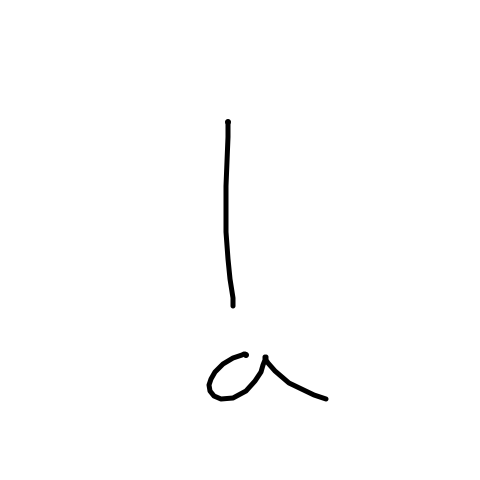
#> input picture Etapa_2/sitelen-pona-handwritten-png-samples/a/a-1665507941.png, 480 x 480 px; its folder holds 3 pictures in this run
$ python prepare.py
#> lines starting #> are read from the running program, lines starting #| are printed output that depends on the picture
"""Preprocesa las imágenes del dataset y genera las particiones train/val/test."""

import argparse
import csv
import json
import re
from pathlib import Path

import numpy as np
from PIL import Image
from sklearn.model_selection import StratifiedGroupKFold

ETAPA2 = Path(__file__).resolve().parents[1]
RAW_DIR = ETAPA2 / "sitelen-pona-handwritten-png-samples"
OUT_DIR = ETAPA2 / "data" / "processed"

SEED = 42
INK_THRESHOLD = 32      # valor mínimo para contar un píxel como tinta al recortar
MARGIN = 0.10           # margen alrededor del glifo
MAX_INK_FRAC = 0.45     # más tinta que esto es una mancha
SESSION_GAP = 300       # segundos sin envíos para considerar que empieza otra sesión
HASH_SIZE = 16

# distancia <= 2 son la misma imagen enviada dos veces.
DUP_MAX_DIST = 2
N_FOLDS = 20            # 3 folds test, 3 val, 14 train = 15/15/70


def list_samples(raw_dir):
    samples = []
    for class_dir in sorted(raw_dir.iterdir()):
        if not class_dir.is_dir() or class_dir.name.startswith(("~", ".")):
            continue
        subclase = class_dir.name
        clase = re.sub(r"_\d+$", "", subclase)
        for png in sorted(class_dir.glob("*.png")):
            samples.append({
                "id": f"{subclase}/{png.stem}",
                "path": png,
                "subclase": subclase,
                "clase": clase,
                "timestamp": int(png.stem.rsplit("-", 1)[1]),
            })
#> pass 2 of the loop in list_samples, `for class_dir in sorted(raw_dir.iterdir()):`:
    return samples


def load_square(path):
    """Recorta el glifo y lo centra en un cuadrado, con la tinta en 255."""
    ink = np.array(Image.open(path).convert("RGBA"))[..., 3]
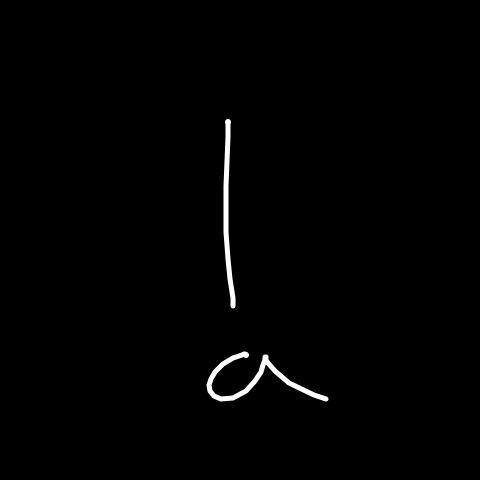
#> ink: shape (480, 480); min 0, max 255, mean 2.3
    rows = np.flatnonzero((ink > INK_THRESHOLD).any(axis=1))
#> rows = 241 values from 119 to 401
    cols = np.flatnonzero((ink > INK_THRESHOLD).any(axis=0))
#> cols = 123 values from 206 to 328
    if rows.size == 0:
        return None
    ink = ink[rows[0]:rows[-1] + 1, cols[0]:cols[-1] + 1]
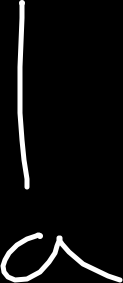
#> ink: shape (283, 123); min 0, max 255, mean 14.9
    h, w = ink.shape
#> h = 283; w = 123
    side = int(max(h, w) * (1 + 2 * MARGIN))
#> side = 339
    canvas = np.zeros((side, side), dtype=np.uint8)
    top, left = (side - h) // 2, (side - w) // 2
#> top = 28; left = 108
    canvas[top:top + h, left:left + w] = ink
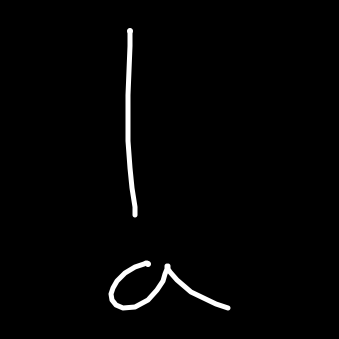
#> canvas: shape (339, 339); min 0, max 255, mean 4.5
    return canvas


def resize(square, size):
    return np.array(Image.fromarray(square).resize((size, size), Image.LANCZOS))


def dhash(square):
    small = np.array(Image.fromarray(square).resize((HASH_SIZE + 1, HASH_SIZE), Image.LANCZOS),
                     dtype=np.int16)
    return (small[:, 1:] > small[:, :-1]).flatten()


def find_near_duplicates(hashes):
    packed = np.packbits(hashes, axis=1)
    pairs = []
    for i in range(len(packed) - 1):
        dist = np.bitwise_count(packed[i + 1:] ^ packed[i]).sum(axis=1)
        for j in np.flatnonzero(dist <= DUP_MAX_DIST):
            pairs.append((i, i + 1 + j, int(dist[j])))
    return pairs


def assign_sessions(timestamps):
    """Agrupa los envíos seguidos en sesiones, para no repartir un mismo estilo entre train y test"""
    order = np.argsort(timestamps, kind="stable")
    sessions = np.empty(len(timestamps), dtype=int)
    current, prev = 0, None
    for idx in order:
        if prev is not None and timestamps[idx] - prev > SESSION_GAP:
            current += 1
        sessions[idx] = current
        prev = timestamps[idx]
    return sessions


def duplicates_to_drop(samples, pairs):
    """De cada par duplicado se queda una copia"""
    drop = {}
    for i, j, _ in pairs:
        if i in drop:
            continue
        if samples[i]["subclase"] == samples[j]["subclase"]:
            drop.setdefault(j, f"duplicado de {samples[i]['id']}")
        else:
            drop[i] = drop[j] = "duplicado con etiqueta distinta"
    return drop


def make_splits(labels, groups):
    sgkf = StratifiedGroupKFold(n_splits=N_FOLDS, shuffle=True, random_state=SEED)
    split = np.empty(len(labels), dtype=object)
    for fold, (_, idx) in enumerate(sgkf.split(np.zeros(len(labels)), labels, groups)):
        split[idx] = "test" if fold < 3 else "val" if fold < 6 else "train"
    return split


def main():
    parser = argparse.ArgumentParser(description=__doc__)
    parser.add_argument("--sizes", type=int, nargs="+", default=[32, 64])
    args = parser.parse_args()

    samples = list_samples(RAW_DIR)
    print(f"{len(samples)} imágenes en {len({s['subclase'] for s in samples})} subclases "
          f"({len({s['clase'] for s in samples})} palabras)")

    discarded = []
    squares, kept = [], []
    for s in samples:
        sq = load_square(s["path"])
        if sq is None:
            discarded.append((s["id"], "sin tinta"))
        elif (sq > 128).mean() > MAX_INK_FRAC:
            discarded.append((s["id"], "mancha rellena"))
        else:
            squares.append(sq)
            kept.append(s)
#> pass 2 of the loop in main, `for s in samples:`:
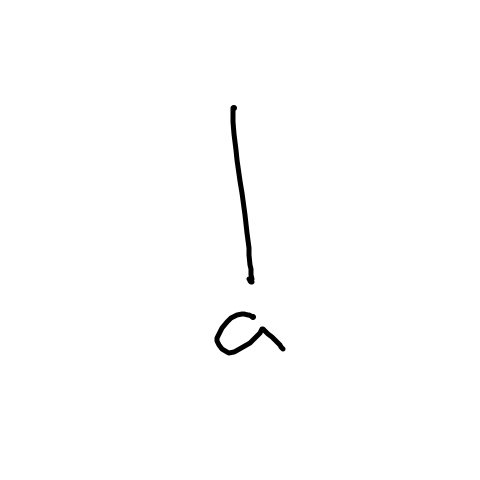
#> input picture Etapa_2/sitelen-pona-handwritten-png-samples/a/a-1665626587.png, 480 x 480 px
#> rows = 225 values from 105 to 355
#> cols = 72 values from 214 to 285
#> in load_square (call 2), `ink = ink[rows[0]:rows[-1] + 1, cols[0]:cols[-1] + 1]`:
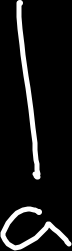
#> ink: shape (251, 72); min 0, max 255, mean 23.2
#> in load_square (call 2), `canvas[top:top + h, left:left + w] = ink`:
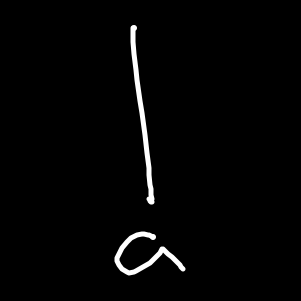
#> canvas: shape (301, 301); min 0, max 255, mean 4.6
#> pass 3 of the loop in main, `for s in samples:`:
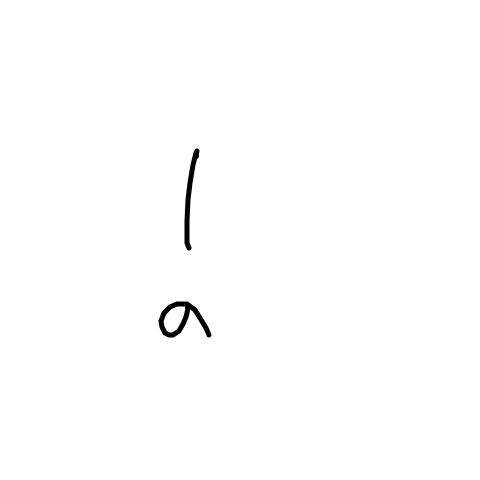
#> input picture Etapa_2/sitelen-pona-handwritten-png-samples/a/a-1739825092.png, 480 x 480 px
#> in load_square (call 3), `ink = np.array(Image.open(path).convert("RGBA"))[..., 3]`:
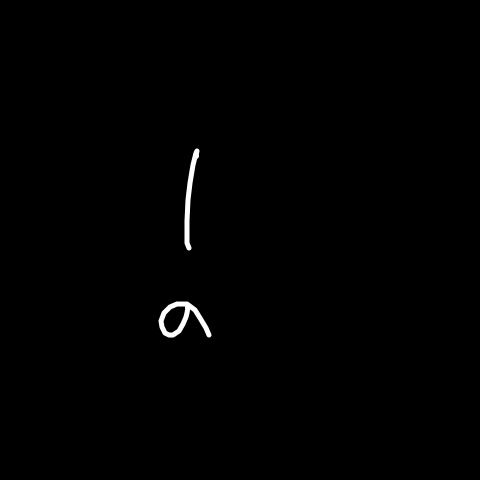
#> ink: shape (480, 480); min 0, max 255, mean 1.3
#> rows = 140 values from 148 to 337
#> cols = 54 values from 158 to 211
#> in load_square (call 3), `canvas[top:top + h, left:left + w] = ink`:
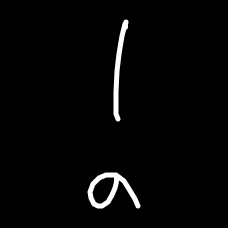
#> canvas: shape (228, 228); min 0, max 255, mean 5.7
#> the loop made 4 passes; the first 3 are shown
    samples = kept

    hashes = np.stack([dhash(sq) for sq in squares])
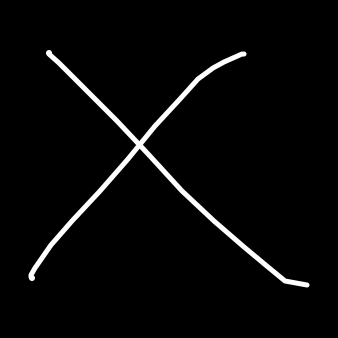
#> sq: shape (338, 338); min 0, max 255, mean 7.5
    pairs = find_near_duplicates(hashes)
    drop = duplicates_to_drop(samples, pairs)
    discarded += [(samples[i]["id"], reason) for i, reason in sorted(drop.items())]
    squares = [sq for i, sq in enumerate(squares) if i not in drop]
    samples = [s for i, s in enumerate(samples) if i not in drop]
    print(f"{len(pairs)} pares casi duplicados (distancia <= {DUP_MAX_DIST}); "
          f"{len(discarded)} imágenes descartadas en total, quedan {len(samples)}")

    timestamps = np.array([s["timestamp"] for s in samples])
    sessions = assign_sessions(timestamps)
    labels = np.array([s["subclase"] for s in samples])
    words = np.array([s["clase"] for s in samples])
    split = make_splits(labels, sessions)

    OUT_DIR.mkdir(parents=True, exist_ok=True)
    ids = np.array([s["id"] for s in samples])
    for size in args.sizes:
        X = np.stack([resize(sq, size) for sq in squares])
        np.savez_compressed(OUT_DIR / f"glifos{size}.npz", X=X, ids=ids)
        # la normalización se calcula solo con train
        train = X[split == "train"] / 255.0
        stats = {"mean": float(train.mean()), "std": float(train.std())}
        with open(OUT_DIR / f"norm_stats{size}.json", "w") as f:
            json.dump(stats, f, indent=2)

    with open(OUT_DIR / "splits.csv", "w", newline="") as f:
        writer = csv.writer(f)
        writer.writerow(["id", "subclase", "clase", "timestamp", "sesion", "split"])
        for s, ses, sp in zip(samples, sessions, split):
            writer.writerow([s["id"], s["subclase"], s["clase"], s["timestamp"], ses, sp])

    with open(OUT_DIR / "descartadas.csv", "w", newline="") as f:
        writer = csv.writer(f)
        writer.writerow(["id", "motivo"])
        writer.writerows(discarded)

    print(f"{len(set(sessions))} sesiones (corte a {SESSION_GAP} s sin envíos)")
    for name in ("train", "val", "test"):
        mask = split == name
        print(f"  {name:5s} {mask.sum():6d} ({mask.mean():.1%}), "
              f"palabras: {len(set(words[mask]))}, subclases: {len(set(labels[mask]))}")
    missing = {c for c in set(words) for name in ("val", "test")
               if not ((words == c) & (split == name)).any()}
    if missing:
        print(f"  AVISO: palabras sin muestras en val o test: {sorted(missing)}")


if __name__ == "__main__":
#> (the run stopped early here; a loop or call above may not have finished)
